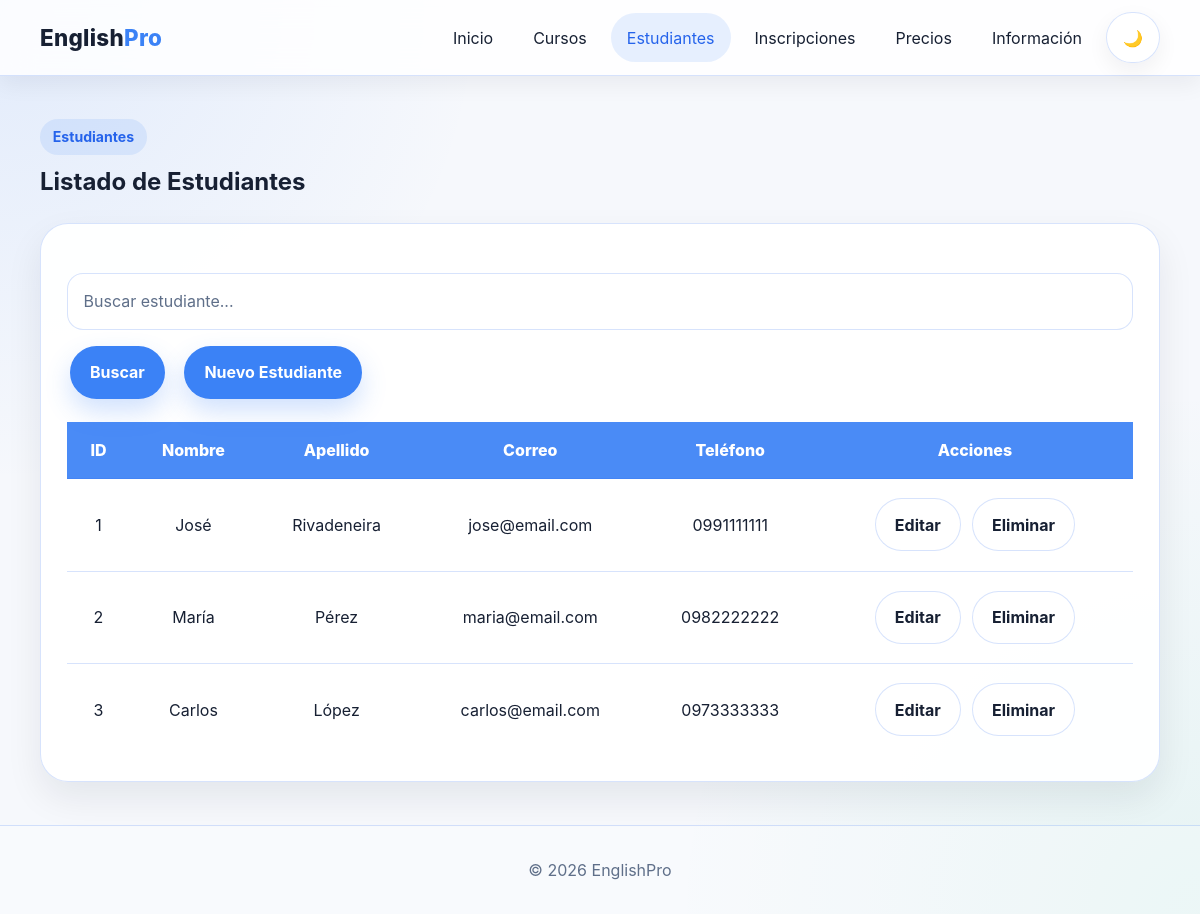
The page /index.php?pagina=estudiantes on the database its author committed.
### tables this page shows
CREATE TABLE estudiantes (
    id_estudiante INT AUTO_INCREMENT PRIMARY KEY,
    nombre VARCHAR(100) NOT NULL,
    apellido VARCHAR(100) NOT NULL,
    correo VARCHAR(100) NOT NULL UNIQUE,
    telefono VARCHAR(20) NOT NULL
);

### app/models/Estudiante.php (called while the page is built, shortened)
<?php
require_once "../config/database.php";
class Estudiante
{
    private $conn;
    private $tabla = "estudiantes";
    public function __construct()
    {
        $database = new Database();
        $this->conn = $database->conectar();
    }
    public function obtenerEstudiantes()
    {
        $sql = "SELECT *
                FROM " . $this->tabla . "
                ORDER BY id_estudiante ASC";
        $stmt = $this->conn->prepare($sql);
        $stmt->execute();
        return $stmt->fetchAll(PDO::FETCH_ASSOC);
    }
}

### config/database.php (called while the page is built, shortened)
<?php
class Database
{
    private $host;
    private $db_name;
    private $username;
    private $password;
    private $port;
    public function __construct()
    {
        $this->host = getenv("DB_HOST") ?: "localhost";
        $this->db_name = getenv("DB_NAME") ?: "englishpro_db";
        $this->username = getenv("DB_USER") ?: "root";
        $this->password = getenv("DB_PASS") ?: "";
        $this->port = getenv("DB_PORT") ?: "3306";
    }
    public function conectar()
    {
        $this->conn = null;
        try {
            $dsn = "mysql:host={$this->host};port={$this->port};dbname={$this->db_name};charset=utf8mb4";
            $this->conn = new PDO(
                $dsn,
                $this->username,
                $this->password,
                [
                    PDO::ATTR_ERRMODE => PDO::ERRMODE_EXCEPTION,
                    PDO::ATTR_DEFAULT_FETCH_MODE => PDO::FETCH_ASSOC,
                    PDO::ATTR_EMULATE_PREPARES => false
                ]
            );
        } catch (PDOException $e) {
            die("Error de conexión: " . $e->getMessage());
        }
        return $this->conn;
    }
}

### app/controllers/EstudianteController.php (called while the page is built, shortened)
<?php
require_once "../app/models/Estudiante.php";
class EstudianteController
{
    private $modelo;
    public function __construct()
    {
        $this->modelo = new Estudiante();
    }
    public function listar()
    {
        return $this->modelo->obtenerEstudiantes();
    }
}

### app/views/estudiantes/listar.php (the view, shortened to what this page needs)
<section class="section">
    <div class="container">
        <div class="section__head">
            <span class="section__tag">Estudiantes</span>
            <h2>Listado de Estudiantes</h2>
        </div>
        <div class="content-box">
            <form method="GET" class="hero__actions" style="margin-bottom:20px;">
                <input
                    type="text"
                    name="buscar"
                    placeholder="Buscar estudiante..."
                    value="<?= $_GET['buscar'] ?? '' ?>">
                <button class="btn btn--primary" type="submit">
                    Buscar
                </button>
                <a class="btn btn--primary"
                   href="index.php?pagina=estudiantes&accion=agregar">
                    Nuevo Estudiante
                </a>
            </form>
            <div style="overflow:auto;">
                <table style="width:100%; border-collapse:collapse;">
                    <tr>
                        <th>ID</th>
                        <th>Nombre</th>
                        <th>Apellido</th>
                        <th>Correo</th>
                        <th>Teléfono</th>
                        <th>Acciones</th>
                    </tr>
                    <?php foreach($estudiantes as $estudiante): ?>
                    <tr>
                        <td><?= $estudiante['id_estudiante']; ?></td>
                        <td><?= $estudiante['nombre']; ?></td>
                        <td><?= $estudiante['apellido']; ?></td>
                        <td><?= $estudiante['correo']; ?></td>
                        <td><?= $estudiante['telefono']; ?></td>
                        <td>
                            <a class="btn btn--ghost"
                               href="index.php?pagina=estudiantes&accion=editar&id=<?= $estudiante['id_estudiante'] ?>">
                                Editar
                            </a>
                            <a class="btn btn--ghost"
                               href="index.php?pagina=estudiantes&accion=eliminar&id=<?= $estudiante['id_estudiante'] ?>"
                               onclick="return confirm('¿Está seguro de eliminar el estudiante <?= $estudiante['nombre'] ?>?');">
                                Eliminar
                            </a>
                        </td>
                    </tr>
                    <?php endforeach; ?>
                </table>
            </div>
        </div>
    </div>
</section>

### public/CSS/normalice.css (style rules this page uses)
*, *::before, *::after { box-sizing: border-box; }
html { line-height: 1.5; -webkit-text-size-adjust: 100%; scroll-behavior: smooth; }
body { margin: 0; }
h1, h2, h3, h4, h5, h6, p { margin: 0; }
a { background-color: transparent; text-decoration: none; color: inherit; }
button, input, select, textarea { font: inherit; }
button { border: 0; background: none; cursor: pointer; }
input, select, textarea, button { outline: none; }
table { border-collapse: collapse; border-spacing: 0; }

### public/CSS/styles.css (style rules this page uses)
:root { --bg: #f6f8fc; --bg-alt: #edf3ff; --surface: rgba(255, 255, 255, 0.94); --surface-strong: #ffffff; --text: #172033; --muted: #5f6f89; --primary: #3b82f6; --primary-dark: #2563eb; --primary-soft: rgba(59, 130, 246, 0.12); --border: rgba(37, 99, 235, 0.18); --border-strong: rgba(37, 99, 235, 0.28); --shadow: 0 16px 36px rgba(15, 23, 42, 0.08); --shadow-soft: 0 8px 22px rgba(15, 23, 42, 0.06); --radius: 28px; --radius-sm: 16px; --header-h: 76px; }
body { min-height: 100vh; background: radial-gradient(circle at top left, rgba(59, 130, 246, 0.11), transparent 32%), radial-gradient(circle at bottom right, rgba(16, 185, 129, 0.07), transparent 35%), var(--bg); color: var(--text); font-family: Inter, system-ui, -apple-system, BlinkMacSystemFont, "Segoe UI", sans-serif; padding-top: var(--header-h); }
.container { width: min(1120px, calc(100% - 2rem)); margin: 0 auto; }
.section { padding: 2.7rem 0; }
.section__head { margin-bottom: 1.4rem; }
.section__head h2, .content-box h2, .pricing-card h2, .timeline__item h3, .info-card h3 { font-size: clamp(1.3rem, 2vw, 2rem); margin-top: 0.6rem; margin-bottom: 0.5rem; }
.hero__content, .hero__card, .content-box, .pricing-card, .info-card, .contact-form, .timeline__item, .accordion__item { background: var(--surface); border: 1px solid var(--border); border-radius: var(--radius); box-shadow: var(--shadow); }
.contact-form, .content-box, .pricing-card, .info-card { padding: 1.6rem; }
.badge, .section__tag { display: inline-flex; padding: 0.45rem 0.8rem; border-radius: 999px; background: var(--primary-soft); color: var(--primary-dark); font-weight: 700; font-size: 0.88rem; }
.hero__actions { display: flex; flex-wrap: wrap; gap: 0.8rem; margin-top: 1.5rem; }
.btn { display: inline-flex; align-items: center; justify-content: center; min-height: 48px; padding: 0.85rem 1.2rem; border-radius: 999px; font-weight: 700; transition: 0.25s ease; border: 1px solid transparent; }
.btn--primary { background: var(--primary); color: white; box-shadow: 0 12px 26px rgba(59, 130, 246, 0.24); }
.btn--ghost { border: 1px solid var(--border); background: rgba(255, 255, 255, 0.55); color: var(--text); }
input, select, textarea { width: 100%; border-radius: 16px; border: 1px solid var(--border); background: rgba(255, 255, 255, 0.82); color: var(--text); padding: 0.95rem 1rem; outline: none; }
input::placeholder, textarea::placeholder { color: var(--muted); }
.content-box table { width: 100%; border-collapse: separate !important; border-spacing: 0; background: transparent; color: var(--text); overflow: hidden; }
.content-box th { background: rgba(59, 130, 246, 0.92); color: #ffffff; padding: 1rem; text-align: center; font-weight: 800; border-bottom: 1px solid var(--border); }
.content-box td { color: var(--text); padding: 1rem; text-align: center; border-bottom: 1px solid var(--border); }
.content-box tr:last-child td { border-bottom: none; }
.content-box .btn { margin: 0.2rem; }

### rows shown on the page
estudiantes: id_estudiante "1", nombre "José", apellido "Rivadeneira", correo "jose@email.com", telefono "0991111111"
estudiantes: id_estudiante "2", nombre "María", apellido "Pérez", correo "maria@email.com", telefono "0982222222"
estudiantes: id_estudiante "3", nombre "Carlos", apellido "López", correo "carlos@email.com", telefono "0973333333"
